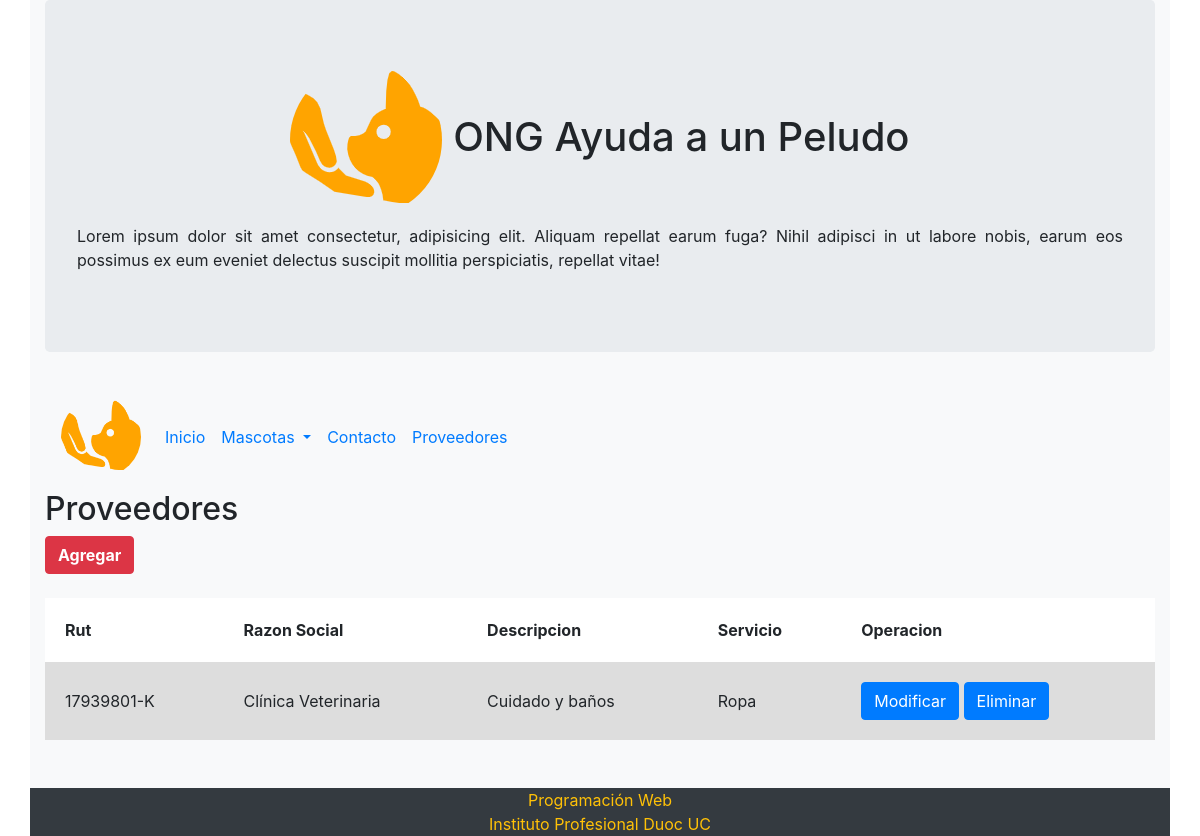
/proveedores/, run on an earlier commit of the app's database.
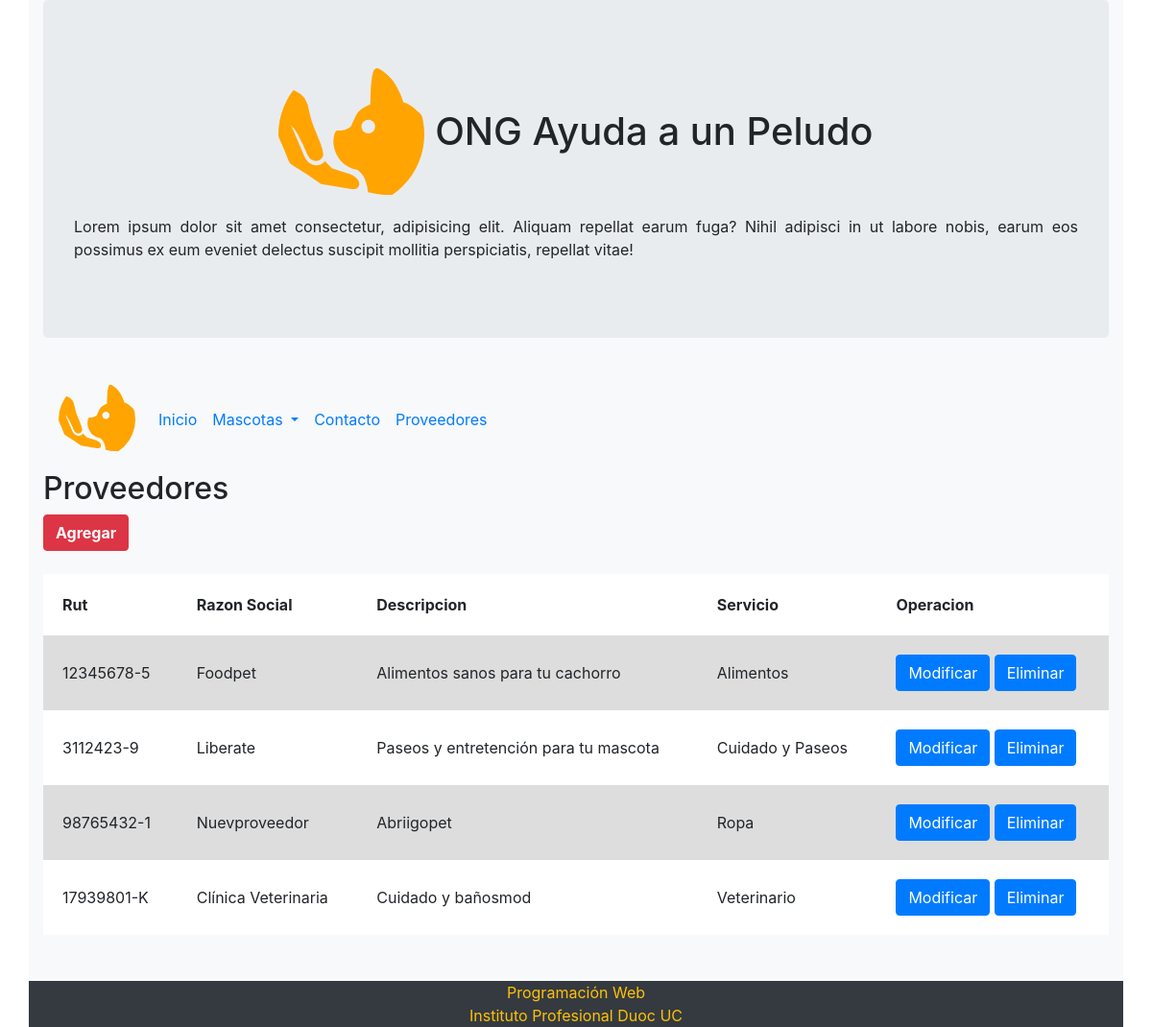
And on a later commit of the database.
### core/models.py (models this page shows, shortened)
class Proveedor(models.Model):
    rut=models.CharField(max_length=20)
    razon_social=models.CharField(max_length=50)
    descripcion=models.CharField(max_length=100)
    telefono=models.CharField(max_length=15)
    email=models.CharField(max_length=50)
    servicio=models.ForeignKey(Servicio, on_delete=models.CASCADE)

class Servicio (models.Model):
    id_servicio= models.IntegerField(primary_key=True, verbose_name='ID de servicio')
    nombre_servicio = models.CharField(max_length=50, verbose_name='Nombre del Servicio')
    def __str__(self):
        return self.nombre_servicio

### core/views.py (the view)
# urls.py: path('proveedores/', proveedores , name="proveedores"),
def proveedores(request):
    proveedores = Proveedor.objects.all()
    data = {
        'proveedores': proveedores
    }
    return render(request, 'core/proveedores.html', data)

### core/templates/core/proveedores.html (shortened to what this page needs)
<!DOCTYPE html>
<html lang="es">
<head>
    {% load static %}
    <link rel="stylesheet" href="https://maxcdn.bootstrapcdn.com/bootstrap/4.5.2/css/bootstrap.min.css">
    <link rel="stylesheet" href="static/css/estilo.css">
    <link href="{% static 'css/estilo_tabla.css' %}" rel="stylesheet" />
</head>
<body>
    <div class="container bg-light d-flex flex-column sticky-footer-wrapper min-vh-100">
        <header class="jumbotron">
            <h1 class="text-center">
                <img src="{% static '/img/logo.png' %}" class="rounded-circle" alt="logo" />
                <span class="text-nowrap">ONG Ayuda a un Peludo</span>
            </h1>
            <p class="text-justify">
                Lorem ipsum dolor sit amet consectetur, adipisicing elit. Aliquam repellat earum fuga? Nihil adipisci in
                ut labore nobis, earum eos possimus ex eum eveniet delectus suscipit mollitia perspiciatis, repellat
                vitae!
            </p>
        </header>
        <nav class="navbar navbar-expand-md bg-light">
            <a class="navbar-brand" href="#">
                <img src="{% static '/img/logo.png' %}" class="rounded-circle" width="80" alt="Logo" />
            </a>
            <ul class="navbar-nav">
                <li class="nav-item active">
                    <a class="nav-link" href="/home/">Inicio</a>
                </li>
                <li class="nav-item dropdown">
                    <a class="nav-link dropdown-toggle" href="#" id="navbardrop" data-toggle="dropdown">
                        Mascotas
                    </a>
                </li>
                <li class="nav-item">
                    <a class="nav-link" href="/contacto/">Contacto</a>
                </li>
                <li class="nav-item">
                    <a class="nav-link" href="/proveedores/">Proveedores</a>
                </li>
            </ul>
        </nav>
        <main class="flex-fill">
            <div class="row">
                <div class="col-12">
                    <h2>Proveedores</h2>
                    <a class="btn btn-danger" href="/agregar/">
                        <b>Agregar</b>
                    </a>
                </div>
            </div>
            <br>
            <div class="container">
                <div class="row">
                    <table>
                        <tr>
                            <th>Rut</th>
                            <th>Razon Social</th>
                            <th>Descripcion</th>
                            <th>Servicio</th>
                            <th>Operacion</th>
                        </tr>
                        {% for p in proveedores %}
                        <tr>
                            <td>{{ p.rut | title }}</td>
                            <td>{{ p.razon_social | title }}</td>
                            <td>{{ p.descripcion }}</td>
                            <td>{{ p.servicio }}</td>
                            <td>
                                <a class="btn btn-primary" href="{% url 'core:modificar' p.id  %}">Modificar</a>
                                <a class="btn btn-primary" href="{% url 'core:eliminar' p.id  %}">Eliminar</a>
                            </td>
                        </tr>
                        {% endfor %}
                    </table>
                </div>
                <br> <br>
            </div>
            <footer>
                <div class="row bg-dark">
                    <div class="col-12 text-center text-warning">
                        Programación Web<br />
                        Instituto Profesional Duoc UC
                    </div>
                </div>
            </footer>
    </div>
</body>
</html>

### core/static/css/estilo_tabla.css (style rules this page uses)
table { background-color: white; width: 100%; border-collapse: collapse; }
th, td { padding: 20px; }
tr:nth-child(even) { background-color: #ddd; }

What changed in the data, as far as the page shows it:
removed Proveedor: rut "17939801-K", razon_social "Clínica Veterinaria", descripcion "Cuidado y baños", servicio "Ropa"
added Proveedor: rut "12345678-5", razon_social "Foodpet", descripcion "Alimentos sanos para tu cachorro", servicio "Alimentos"
added Proveedor: rut "3112423-9", razon_social "Liberate", descripcion "Paseos y entretención para tu mascota", servicio "Cuidado y Paseos"
added Proveedor: rut "98765432-1", razon_social "Nuevproveedor", descripcion "Abriigopet", servicio "Ropa"
added Proveedor: rut "17939801-K", razon_social "Clínica Veterinaria", descripcion "Cuidado y bañosmod", servicio "Veterinario"
